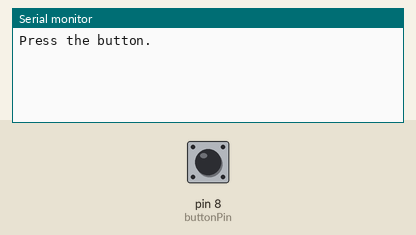
The sketch below on a simulated Arduino Uno, built with avr-gcc and run on an emulated ATmega328P. Parts: the last lines printed to the serial monitor. The test bench sets the inputs (shaded band); at power-on: pin 8 (buttonPin) LOW.

Above: at 1.2 s.
1.3 s: pin 8 (buttonPin) pulled HIGH for 0.15 s
At 1.46 s:
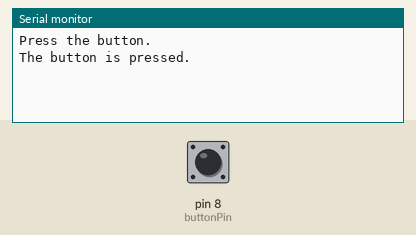
At 2.2 s:
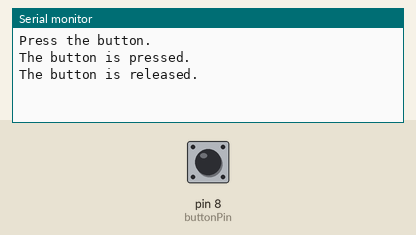

The sketch:

ButtonExampleOne.ino
```cpp
const int buttonPin = 8;
int oldValue = LOW;

void setup()
{
  Serial.begin(115200);
  Serial.println("Press the button.");
  pinMode(buttonPin, INPUT);
}

void loop()
{
  // Read the value of pin 8.
  int newValue = digitalRead(buttonPin);
  if(newValue != oldValue)
  {
    if(newValue == HIGH)
    {
      Serial.println("The button is pressed.");
    }
    else
    {
      Serial.println("The button is released.");
    }
    oldValue = newValue;
  }
  delay(100);
}
```

Measured:
- after the input at 1.3 s, the serial monitor: prints a new line at once (image 1)
